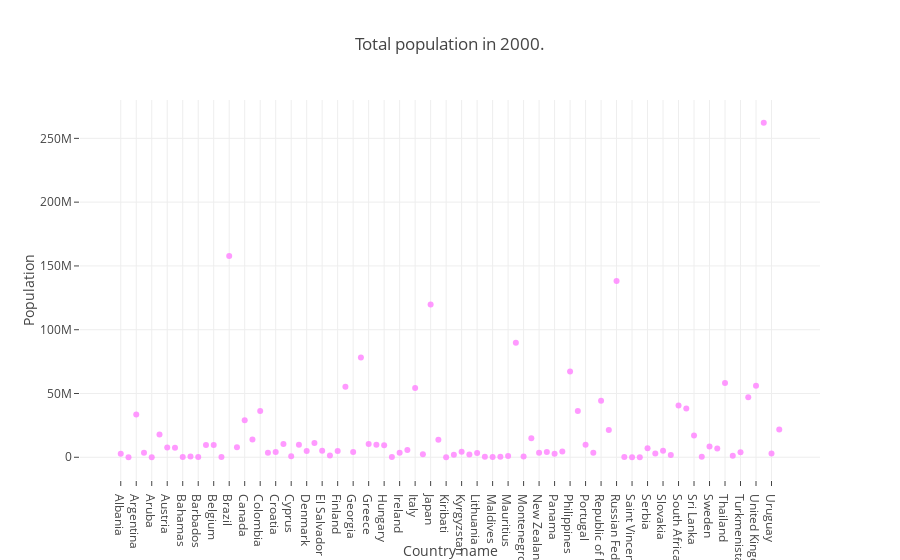

The notebook cell this image was saved under:
### Markdown cell above
Total population in 2000

### Code cell
import plotly.graph_objs as go

year_pop_data = pop_Data[pop_Data.Year == 2000]
trace =go.Scatter(
                    x = year_pop_data.Country,
                    y = year_pop_data.Total_Population,
                    mode = "markers",
                    name = "2014",
                    marker = dict(color = 'rgba(255, 128, 255, 0.8)'),
                    text= year_pop_data.Country)

data = [trace]

layout = dict(title = "Total population in 2000.",
              xaxis= dict(title= 'Country name',ticklen= 5,zeroline= False),
              yaxis= dict(title= 'Population',ticklen= 5,zeroline= False)
             )
fig = dict(data = data, layout = layout)
iplot(fig)

### Figure 1 — Plotly figure (JSON) as saved in the notebook; plotly's stock layout.template omitted (floating-point values rounded to 4 significant figures)
{"data": [{"marker": {"color": "rgba(255, 128, 255, 0.8)"}, "mode": "markers", "name": "2014", "text": ["Albania", "Antigua and Barbuda", "Argentina", "Armenia", "Aruba", "Australia", "Austria", "Azerbaijan", "Bahamas", "Bahrain", "Barbados", "Belarus", "Belgium", "Belize", "Brazil", "Bulgaria", "Canada", "Chile", "Colombia", "Costa Rica", "Croatia", "Cuba", "Cyprus", "Czech Republic", "Denmark", "Ecuador", "El Salvador", "Estonia", "Finland", "France", "Georgia", "Germany", "Greece", "Guatemala", "Hungary", "Iceland", "Ireland", "Israel", "Italy", "Jamaica", "Japan", "Kazakhstan", "Kiribati", "Kuwait", "Kyrgyzstan", "Latvia", "Lithuania", "Luxembourg", "Maldives", "Malta", "Mauritius", "Mexico", "Montenegro", "Netherlands", "New Zealand", "Norway", "Panama", "Paraguay", "Philippines", "Poland", "Portugal", "Puerto Rico", "Republic of Korea", "Romania", "Russian Federation", "Saint Lucia", "Saint Vincent and Grenadines", "San Marino", "Serbia", "Singapore", "Slovakia", "Slovenia", "South Africa", "Spain", "Sri Lanka", "Suriname", "Sweden", "Switzerland", "Thailand", "Trinidad and Tobago", "Turkmenistan", "Ukraine", "United Kingdom", "United States", "Uruguay", "Uzbekistan"], "type": "scatter", "uid": "88586d4c-5788-459a-a1d7-fe079ee1eee6", "x": ["Albania", "Antigua and Barbuda", "Argentina", "Armenia", "Aruba", "Australia", "Austria", "Azerbaijan", "Bahamas", "Bahrain", "Barbados", "Belarus", "Belgium", "Belize", "Brazil", "Bulgaria", "Canada", "Chile", "Colombia", "Costa Rica", "Croatia", "Cuba", "Cyprus", "Czech Republic", "Denmark", "Ecuador", "El Salvador", "Estonia", "Finland", "France", "Georgia", "Germany", "Greece", "Guatemala", "Hungary", "Iceland", "Ireland", "Israel", "Italy", "Jamaica", "Japan", "Kazakhstan", "Kiribati", "Kuwait", "Kyrgyzstan", "Latvia", "Lithuania", "Luxembourg", "Maldives", "Malta", "Mauritius", "Mexico", "Montenegro", "Netherlands", "New Zealand", "Norway", "Panama", "Paraguay", "Philippines", "Poland", "Portugal", "Puerto Rico", "Republic of Korea", "Romania", "Russian Federation", "Saint Lucia", "Saint Vincent and Grenadines", "San Marino", "Serbia", "Singapore", "Slovakia", "Slovenia", "South Africa", "Spain", "Sri Lanka", "Suriname", "Sweden", "Switzerland", "Thailand", "Trinidad and Tobago", "Turkmenistan", "Ukraine", "United Kingdom", "United States", "Uruguay", "Uzbekistan"], "y": [2796300, 75326, 33585533, 3606500, 83888, 17874410, 7592073, 7415250, 269738, 590594, 251133, 9543479, 9674025, 210109, 157715991, 7829095, 29008565, 13943575, 36252342, 3531421, 4118000, 10397209, 875229, 9819742, 4998610, 11109383, 5118189, 1334175, 4881820, 55267624, 4165600, 78242066, 10403059, 9755585, 9527034, 259723, 3523376, 5643291, 54298946, 2367841, 119752660, 13772422, 72440, 1973153, 4369202, 2272107, 3315125, 410164, 247387, 362676, 1056073, 89694793, 578668, 14933235, 3573690, 4168315, 2688510, 4598158, 67243482, 36233344, 9740085, 3511947, 44271743, 21290400, 138205695, 141100, 96956, 25369, 7149140, 3047600, 5111813, 1886483, 40568559, 38319996, 17140342, 419001, 8409008, 6809589, 58262135, 1178363, 4026478, 47125400, 56133909, 262246108, 3050169, 21789067]}], "layout": {"title": {"text": "Total population in 2000."}, "xaxis": {"ticklen": 5, "title": {"text": "Country name"}, "zeroline": false}, "yaxis": {"ticklen": 5, "title": {"text": "Population"}, "zeroline": false}}}
